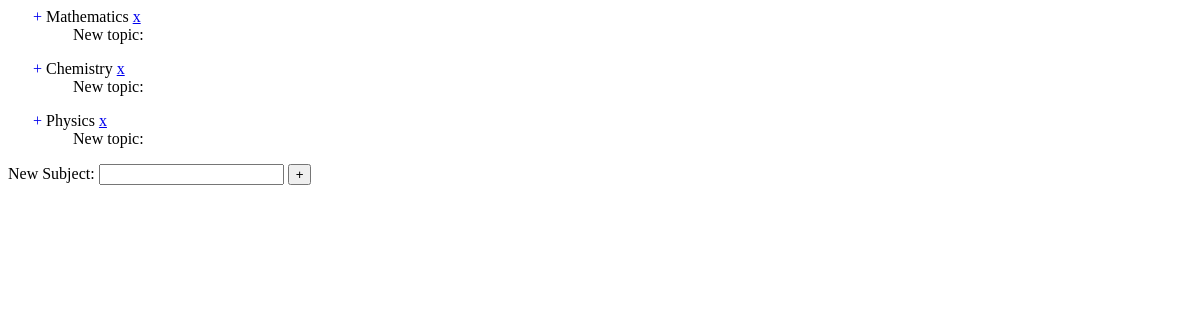
/tree_view/, run on an earlier commit of the app's database.
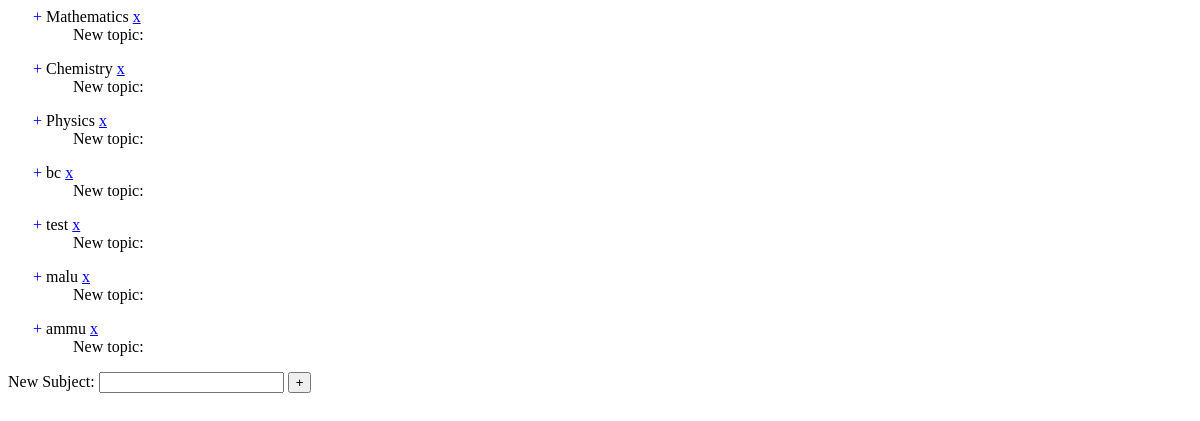
And on a later commit of the database.
### problems/models.py (models this page shows, shortened)
class Subject(models.Model):
    name = models.CharField('Name of the Subject', max_length = 200)
    class Meta:
        verbose_name = 'Subject'
        verbose_name_plural = 'Subjects'

### problems/views.py (the view, shortened to what this page needs)
# urls.py: url(r'^tree_view/',views.AddSubjectView.as_view(), name = "tree_view"),
class AddSubjectView(View):
    def get(self, request):
        subjects = Subject.objects.all()
        return render(request, 'add_subject.html', {
                'subjects': subjects
            })

### problems/templates/add_subject.html (shortened to what this page needs)
<html>
    <head>
        <link rel="stylesheet" type="text/css" href="/static/style.css">
    </head>
    <body>
        {% if subjects %}
            <ul class="subject">
                    {% for subj in subjects %}
                        <li ><a href="#" style="text-decoration: none;" class="subjects_li shrink"> + </a> {{ subj.name }} <a href="{% url 'delete_tag' tag_id=subj.id %}"> x </a>
                            <ul class="submenu">
                                <form name="topic_form" action="{% url 'add_topic' %}" method="post">
                                    New topic: <input type="text" name="topic" />
                                </form>
                            </ul>
                        </li>
                    {% endfor %}
                </ul>
        {% endif %}
        <form name="subject_form" action="{% url 'tree_view' %}" method="post">
            New Subject: <input type="text" name="subject" />
            <input type="submit" name="submit" value='+' />
        </form>
    </body>
</html>

What changed in the data, as far as the page shows it:
added Subject: name "bc"
added Subject: name "test"
added Subject: name "malu"
added Subject: name "ammu"
